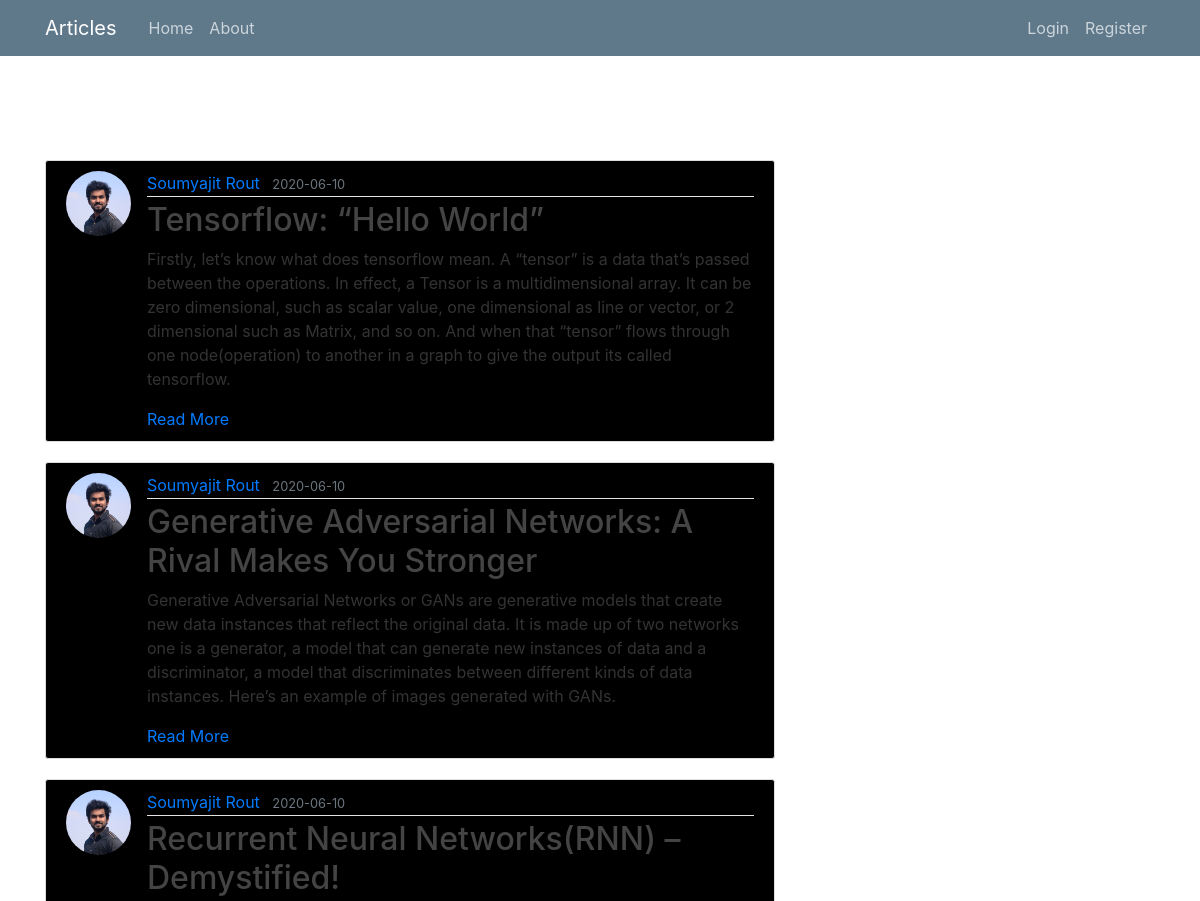
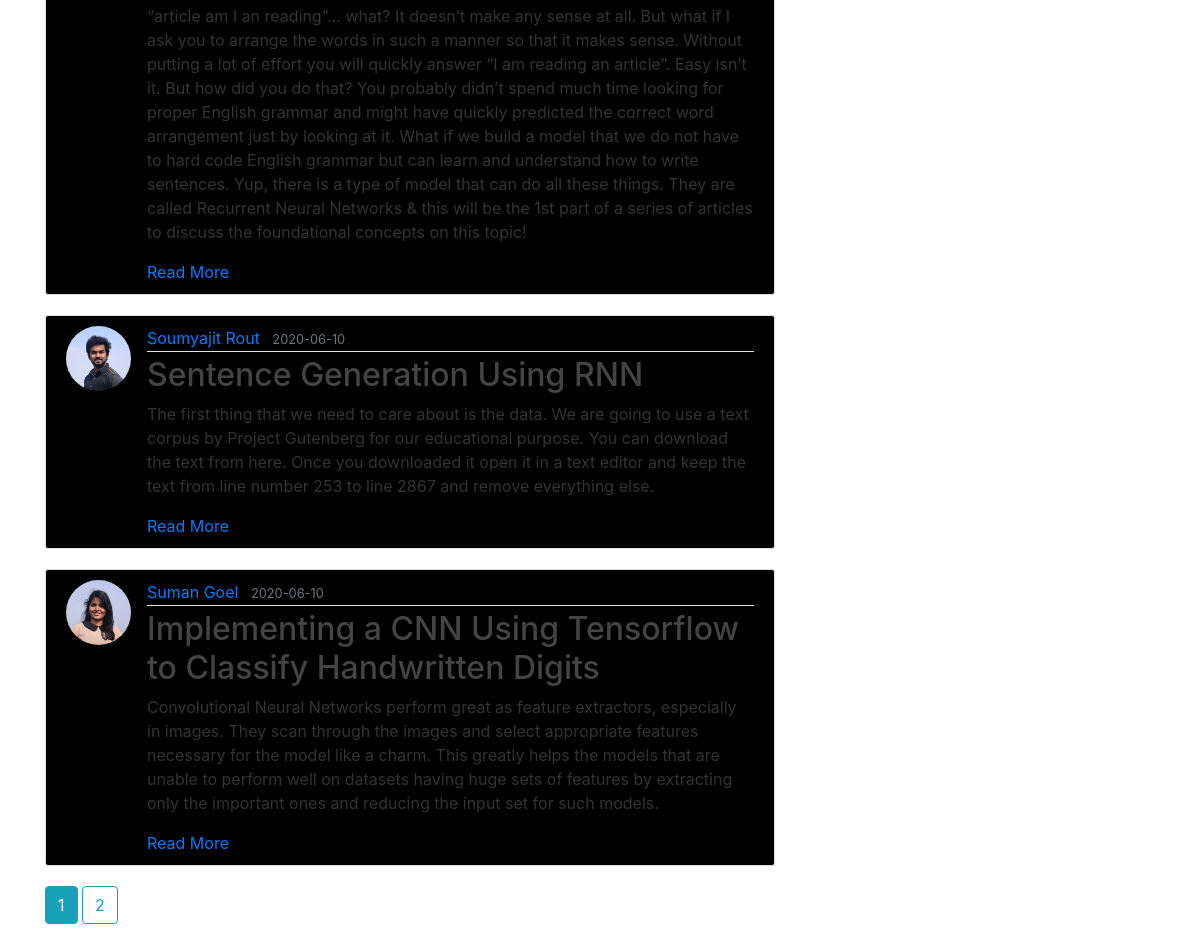
The page /home on the database its author committed (2 pictures, top to bottom).
### flaskblog/models.py (models this page shows, shortened)
class Post(db.Model):
    id = db.Column(db.Integer, primary_key=True)
    title = db.Column(db.String(100), nullable=False)
    date_posted = db.Column(db.DateTime, nullable=False, default=datetime.utcnow)
    content = db.Column(db.Text, nullable=False)
    link = db.Column(db.Text,nullable=False)
    user_id = db.Column(db.Integer, db.ForeignKey('user.id'), nullable=False)

class User(db.Model, UserMixin):
    id = db.Column(db.Integer, primary_key=True)
    username = db.Column(db.String(20), unique=True, nullable=False)
    email = db.Column(db.String(120), unique=True, nullable=False)
    image_file = db.Column(db.String(20), nullable=False, default='default.jpg')
    password = db.Column(db.String(60), nullable=False)
    posts = db.relationship('Post', backref='author', lazy=True)

### flaskblog/main/routes.py (the view)
@main.route("/")
@main.route("/home")
def home():
    page = request.args.get('page', 1, type=int)
    posts = Post.query.order_by(Post.date_posted.desc()).paginate(page=page, per_page=5)
    return render_template('home.html', posts=posts)

### flaskblog/templates/home.html
{% extends "layout.html" %}
{% block content %}
    {% for post in posts.items %}
        <article class="media content-section">
          <img class="rounded-circle article-img" src="{{ url_for('static', filename='profile_pics/' + post.author.image_file) }}">
          <div class="media-body">
            <div class="article-metadata">
              <a class="mr-2" href="{{ url_for('users.user_posts', username=post.author.username) }}">{{ post.author.username }}</a>
              <small class="text-muted">{{ post.date_posted.strftime('%Y-%m-%d') }}</small>
            </div>
            <h2><a class="article-title" href="{{ url_for('posts.post', post_id=post.id) }}">{{ post.title }}</a></h2>
            <p class="article-content">{{ post.content }}</p>
            <a href="{{ post.link }}">Read More </a>
          </div>
        </article>
    {% endfor %}
    {% for page_num in posts.iter_pages(left_edge=1, right_edge=1, left_current=1, right_current=2) %}
      {% if page_num %}
        {% if posts.page == page_num %}
          <a class="btn btn-info mb-4" href="{{ url_for('main.home', page=page_num) }}">{{ page_num }}</a>
        {% else %}
          <a class="btn btn-outline-info mb-4" href="{{ url_for('main.home', page=page_num) }}">{{ page_num }}</a>
        {% endif %}
      {% else %}
        ...
      {% endif %}
    {% endfor %}
{% endblock content %}

### flaskblog/templates/layout.html (shortened to what this page needs)
<!DOCTYPE html>
<html>
<head>
    <link rel="stylesheet" href="https://maxcdn.bootstrapcdn.com/bootstrap/4.0.0/css/bootstrap.min.css">
    <link rel="stylesheet" type="text/css" href="{{ url_for('static', filename='main.css') }}">
</head>
<body>
    <header class="site-header">
      <nav class="navbar navbar-expand-md navbar-dark bg-steel fixed-top">
        <div class="container">
          <a class="navbar-brand mr-4" href="/">Articles</a>
          <div class="collapse navbar-collapse" id="navbarToggle">
            <div class="navbar-nav mr-auto">
              <a class="nav-item nav-link" href="{{ url_for('main.home') }}">Home</a>
              <a class="nav-item nav-link" href="{{ url_for('main.about') }}">About</a>
            </div>
            <div class="navbar-nav">
              {% if current_user.is_authenticated %}
                <a class="nav-item nav-link" href="{{ url_for('posts.new_post') }}">New Post</a>
                <a class="nav-item nav-link" href="{{ url_for('users.account') }}">Account</a>
                <a class="nav-item nav-link" href="{{ url_for('users.logout') }}">Logout</a>
              {% else %}
                <a class="nav-item nav-link" href="{{ url_for('users.login') }}">Login</a>
                <a class="nav-item nav-link" href="{{ url_for('users.register') }}">Register</a>
              {% endif %}
            </div>
          </div>
        </div>
      </nav>
    </header>
    <main role="main" class="container">
      <div class="row">
        <div class="col-md-8">
          {% block content %}{% endblock %}
        </div>
      </div>
    </main>
</body>
</html>

### flaskblog/static/main.css (style rules this page uses)
body { background: #ffff; color: #333333; margin-top: 10rem; }
h1, h2, h3, h4, h5, h6 { color: #000; }
.bg-steel { background-color: #5f788a; }
.site-header .navbar-nav .nav-link { color: #cbd5db; }
.content-section { background: #000; padding: 10px 20px; border: 1px solid #dddddd; border-radius: 3px; margin-bottom: 20px; }
.article-title { color: #444444; }
.article-content { white-space: pre-line; }
.article-img { height: 65px; width: 65px; margin-right: 16px; }
.article-metadata { padding-bottom: 1px; margin-bottom: 4px; border-bottom: 1px solid #e3e3e3 }

### rows shown on the page
Post: image_file (picture), author.username "Soumyajit Rout", date_posted "2020-06-10", title "Tensorflow: “Hello World”", content "Firstly, let’s know what does tensorflow mean. A “tensor” is a data that’s passed between the operations. In effect, a Tensor is a multidimensional array. It can be zero dimensional, such as scalar value, one dimensional as line or vector, or 2 dimensional such as Matrix, and so on. And when that “tensor” flows through one node(operation) to another in a graph to give the output its called tensorflow."
Post: image_file (picture), author.username "Soumyajit Rout", date_posted "2020-06-10", title "Generative Adversarial Networks: A Rival Makes You Stronger", content "Generative Adversarial Networks or GANs are generative models that create new data instances that reflect the original data. It is made up of two networks one is a generator, a model that can generate new instances of data and a discriminator, a model that discriminates between different kinds of data instances. Here’s an example of images generated with GANs."
Post: image_file (picture), author.username "Soumyajit Rout", date_posted "2020-06-10", title "Recurrent Neural Networks(RNN) – Demystified!", content "“article am I an reading”… what? It doesn’t make any sense at all. But what if I ask you to arrange the words in such a manner so that it makes sense. Without putting a lot of effort you will quickly answer “I am reading an article”. Easy isn’t it. But how did you do that? You probably didn’t spend much time looking for proper English grammar and might have quickly predicted the correct word arrangement just by looking at it. What if we build a model that we do not have to hard code English grammar but can learn and understand how to write sentences. Yup, there is a type of model that can do all these things. They are called Recurrent Neural Networks & this will be the 1st part of a series…"
Post: image_file (picture), author.username "Soumyajit Rout", date_posted "2020-06-10", title "Sentence Generation Using RNN", content "The first thing that we need to care about is the data. We are going to use a text corpus by Project Gutenberg for our educational purpose. You can download the text from here. Once you downloaded it open it in a text editor and keep the text from line number 253 to line 2867 and remove everything else."
Post: image_file (picture), author.username "Suman Goel", date_posted "2020-06-10", title "Implementing a CNN Using Tensorflow to Classify Handwritten Digits", content "Convolutional Neural Networks perform great as feature extractors, especially in images. They scan through the images and select appropriate features necessary for the model like a charm. This greatly helps the models that are unable to perform well on datasets having huge sets of features by extracting only the important ones and reducing the input set for such models."

### other values the page prints
{{ page_num }} "1"
{{ page_num }} "2"
